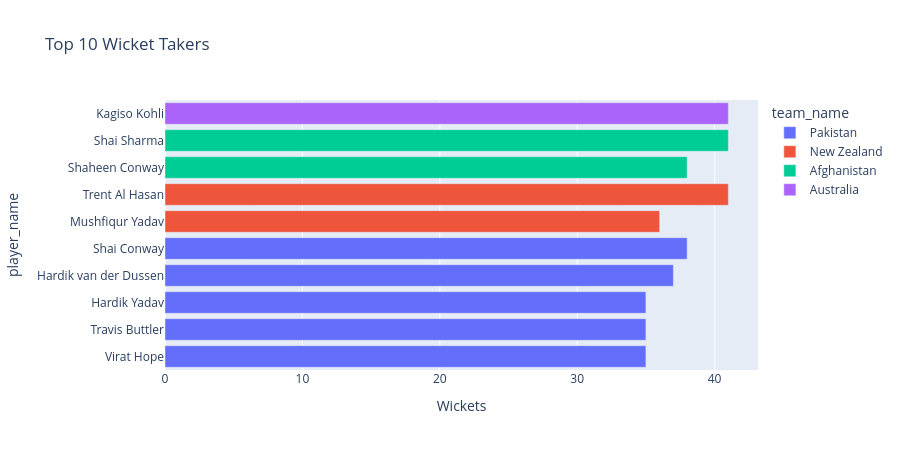

The notebook cell saved with this chart:
### Code cell
fig = px.bar(q2.sort_values("total_wickets"), x="total_wickets", y="player_name", color="team_name",
             orientation="h", title="Top 10 Wicket Takers", labels={"total_wickets":"Wickets"})
fig.update_layout(height=450)
fig.show()

### Figure 1 — Plotly figure (JSON) as saved in the notebook; plotly's stock layout.template omitted (floating-point values rounded to 4 significant figures)
{"data": [{"hovertemplate": "team_name=Pakistan<br>Wickets=%{x}<br>player_name=%{y}<extra></extra>", "legendgroup": "Pakistan", "marker": {"color": "#636efa", "pattern": {"shape": ""}}, "name": "Pakistan", "orientation": "h", "showlegend": true, "textposition": "auto", "type": "bar", "x": [35, 35, 35, 37, 38], "xaxis": "x", "y": ["Virat Hope", "Travis Buttler", "Hardik Yadav", "Hardik van der Dussen", "Shai Conway"], "yaxis": "y"}, {"hovertemplate": "team_name=New Zealand<br>Wickets=%{x}<br>player_name=%{y}<extra></extra>", "legendgroup": "New Zealand", "marker": {"color": "#EF553B", "pattern": {"shape": ""}}, "name": "New Zealand", "orientation": "h", "showlegend": true, "textposition": "auto", "type": "bar", "x": [36, 41], "xaxis": "x", "y": ["Mushfiqur Yadav", "Trent Al Hasan"], "yaxis": "y"}, {"hovertemplate": "team_name=Afghanistan<br>Wickets=%{x}<br>player_name=%{y}<extra></extra>", "legendgroup": "Afghanistan", "marker": {"color": "#00cc96", "pattern": {"shape": ""}}, "name": "Afghanistan", "orientation": "h", "showlegend": true, "textposition": "auto", "type": "bar", "x": [38, 41], "xaxis": "x", "y": ["Shaheen Conway", "Shai Sharma"], "yaxis": "y"}, {"hovertemplate": "team_name=Australia<br>Wickets=%{x}<br>player_name=%{y}<extra></extra>", "legendgroup": "Australia", "marker": {"color": "#ab63fa", "pattern": {"shape": ""}}, "name": "Australia", "orientation": "h", "showlegend": true, "textposition": "auto", "type": "bar", "x": [41], "xaxis": "x", "y": ["Kagiso Kohli"], "yaxis": "y"}], "layout": {"barmode": "relative", "height": 450, "legend": {"title": {"text": "team_name"}, "tracegroupgap": 0}, "title": {"text": "Top 10 Wicket Takers"}, "xaxis": {"anchor": "y", "domain": [0, 1], "title": {"text": "Wickets"}}, "yaxis": {"anchor": "x", "domain": [0, 1], "title": {"text": "player_name"}}}}
